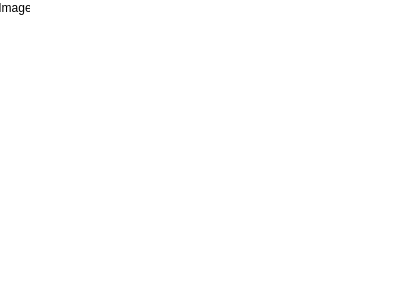
<?xml version="1.0" encoding="UTF-8"?>
<ui version="4.0">
 <class>VideoStackedWidget</class>
 <widget class="QStackedWidget" name="VideoStackedWidget">
  <property name="geometry">
   <rect>
    <x>0</x>
    <y>0</y>
    <width>400</width>
    <height>300</height>
   </rect>
  </property>
  <property name="windowTitle">
   <string>StackedWidget</string>
  </property>
  <property name="styleSheet">
   <string notr="true">background:transparent;</string>
  </property>
  <property name="lineWidth">
   <number>0</number>
  </property>
  <property name="currentIndex">
   <number>1</number>
  </property>
  <widget class="QWidget" name="_videoOutput">
   <property name="styleSheet">
    <string notr="true">background: transparent;</string>
   </property>
  </widget>
  <widget class="QWidget" name="_imageOutput">
   <property name="sizePolicy">
    <sizepolicy hsizetype="Preferred" vsizetype="Preferred">
     <horstretch>0</horstretch>
     <verstretch>0</verstretch>
    </sizepolicy>
   </property>
   <property name="styleSheet">
    <string>background: transparent;</string>
   </property>
   <widget class="QLabel" name="_imageViewer">
    <property name="geometry">
     <rect>
      <x>0</x>
      <y>0</y>
      <width>30</width>
      <height>16</height>
     </rect>
    </property>
    <property name="sizePolicy">
     <sizepolicy hsizetype="Expanding" vsizetype="Expanding">
      <horstretch>0</horstretch>
      <verstretch>0</verstretch>
     </sizepolicy>
    </property>
    <property name="styleSheet">
     <string>background: transparent;</string>
    </property>
    <property name="lineWidth">
     <number>0</number>
    </property>
    <property name="text">
     <string>Image</string>
    </property>
    <property name="scaledContents">
     <bool>true</bool>
    </property>
    <property name="alignment">
     <set>Qt::AlignCenter</set>
    </property>
   </widget>
  </widget>
 </widget>
 <resources/>
 <connections/>
</ui>
